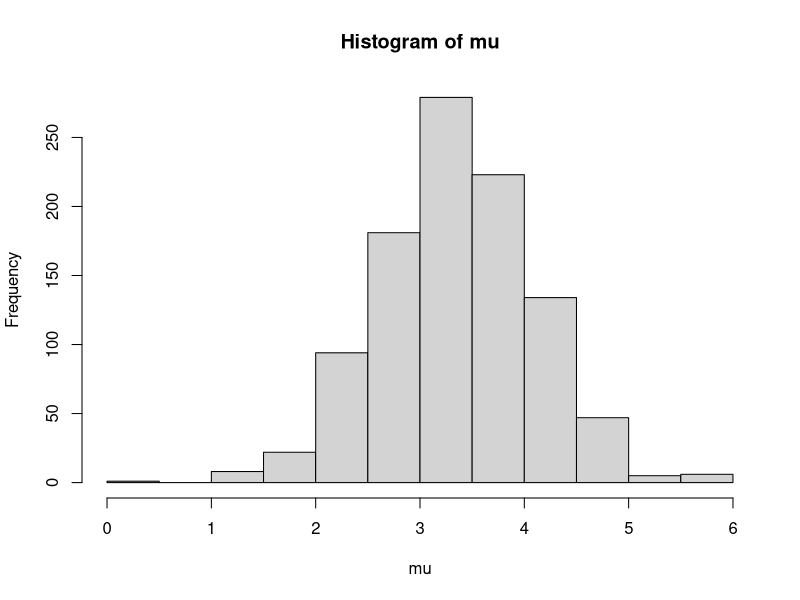
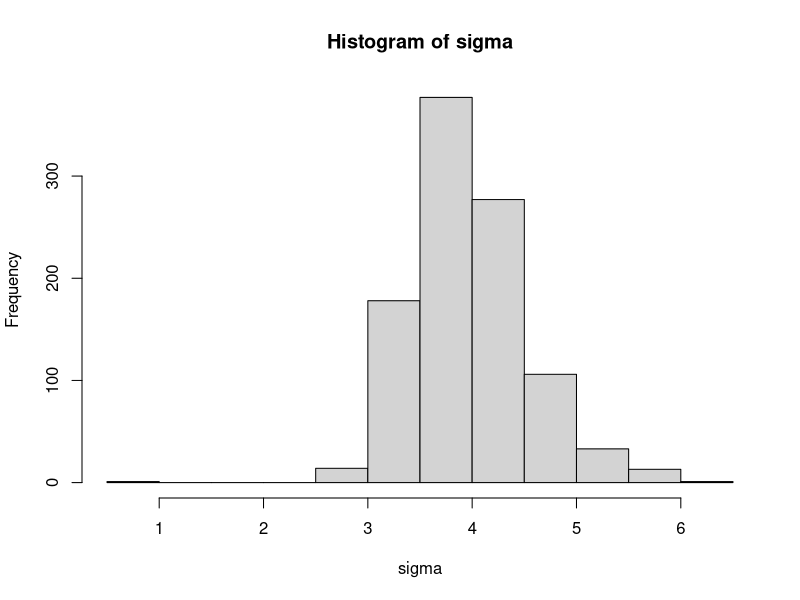
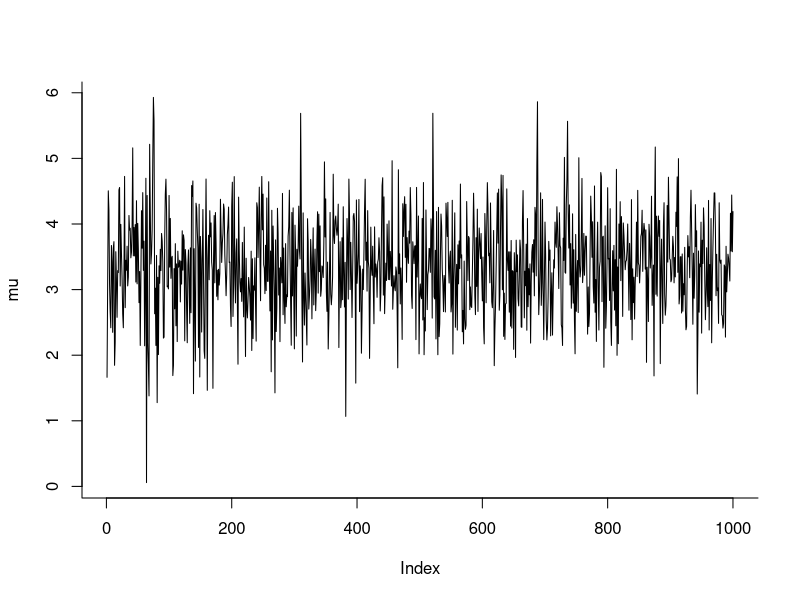
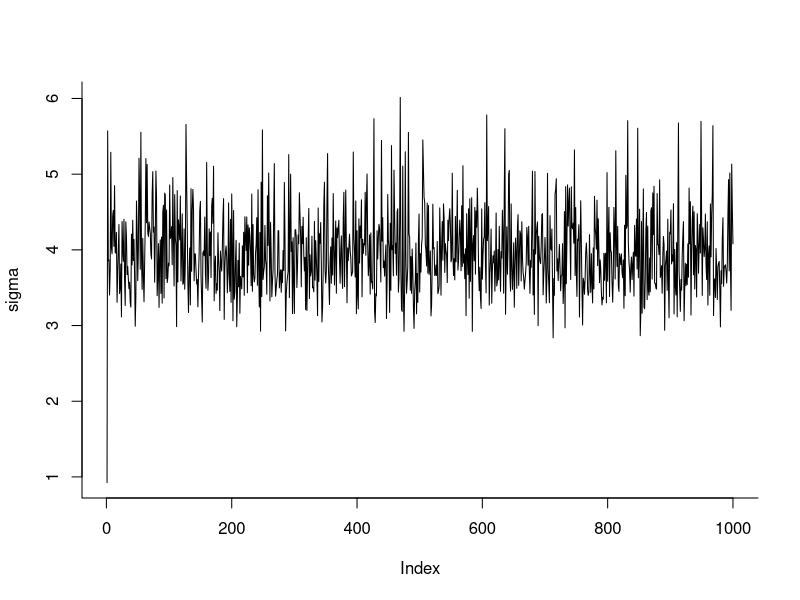

The R source for these figures, in order:
# This files uses Gibbs sampling to simulate from the posterior distribution for
# the parameters of a semi-conjugated mode, as shown in the lecture

# Can also change working directory with
# here::here("practical","02_mcmc")
# but it's not strictly necessary here, because we're not using any external
# file and all the variables are defined below, locally...

# Vector of observed data
y = c(1.2697,7.7637,2.2532,3.4557,4.1776,6.4320,-3.6623,7.7567,5.9032,
7.2671,-2.3447,8.0160,3.5013,2.8495,0.6467,3.2371,5.8573,-3.3749,
4.1507,4.3092,11.7327,2.6174,9.4942,-2.7639,-1.5859,3.6986,2.4544,
-0.3294,0.2329,5.2846)

# "Hyper-parameters" (ie parameters for the prior distributions)
mu_0 = 0
sigma2_0 = 10000
alpha_0 = 0.01
beta_0 = 0.01

# Sample size and sample mean of the data
n = length(y)
ybar = mean(y)

# Sets the "seed" (for reproducibility). With this command, you will
# *always* get the exact same output
set.seed(13)
# Initialises the parameters
mu = tau = numeric()
sigma2 = 1/tau
mu[1] = rnorm(1,0,3)
tau[1] = runif(1,0,3)
sigma2[1] = 1/tau[1]


# Sets the number of iterations (nsim)
nsim = 1000
# Loops over to sequentially update the parameters
for (i in 2:nsim) {
  # 1. Updates the sd of the full conditional for mu
  sigma_1 = sqrt(1/(1/sigma2_0 + n/sigma2[i-1]))
  # 2. Updates the mean of the full conditional for mu
  mu_1 = (mu_0/sigma2_0 + n*ybar/sigma2[i-1])*sigma_1^2
  # 3. Samples from the updated full conditional for mu
  mu[i] = rnorm(1,mu_1,sigma_1)
  
  # 4. Updates the 1st parameter of the full conditional for tau
  alpha_1 = alpha_0+n/2
  # 5. Updates the 2nd parameter of the full conditional for tau
  beta_1 = beta_0 + sum((y-mu[i])^2)/2
  # 6. Samples from the updated full conditional for tau
  tau[i] = rgamma(1,alpha_1,beta_1)
  # 7. Re-scales the sampled value on the variance scale
  sigma2[i] = 1/tau[i]
}

sigma = sqrt(sigma2)

# Histograms from the posterior distributions
hist(mu)
hist(sigma)

# Traceplots
plot(mu,t="l",bty="l")
plot(sigma,t="l",bty="l")

